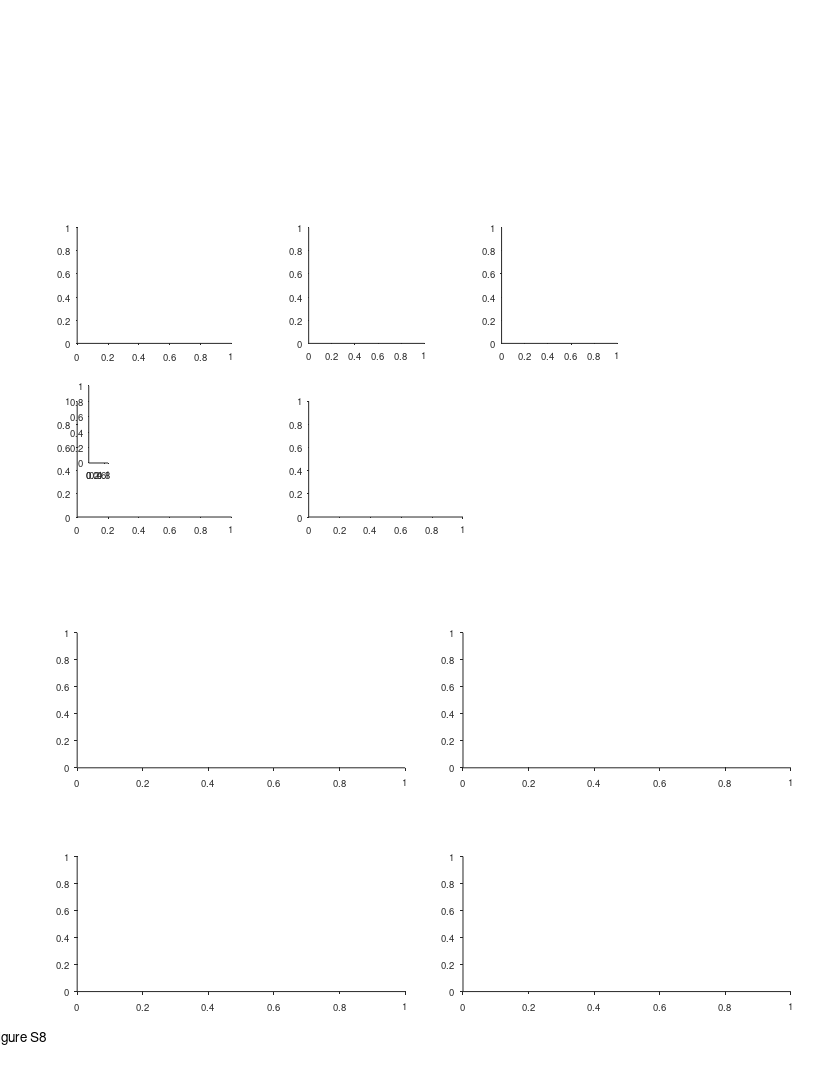

MATLAB code to generate this figure: (Note: this script raises an error after producing the figure.)
%% Replay - Fig supp 8 - reverse/forward + future+past + takeoff/landing/midair + ball1/ball2
%%
clear 
clc
close all

%% data options 
params_opt = 11; % decoding opt 
% params_opt = 21; % decoding opt (random walk = fixed speed)

%% plotting options

%% graphics params
TakeLandCategoriesOrder = {
    'Takeoff'
    'Mid-air'
    'Landing'};
ForRevCategoriesOrder = {
    'Forward'
    'Reverse'};
PastFutureCategoriesOrder = {
    'Past'
    'Future'};

hist_style = 'stairs';
% hist_style = 'bar';
switch hist_style 
    case 'stairs'
        hist_color_prop = 'EdgeColor';
    case 'bar'
        hist_color_prop = 'FaceColor';
end


%% define output files
res_dir =  'L:\paper_replay\figures';
mkdir(res_dir)
fig_name_str = 'Figure S8';
fig_caption_str = ' ';
log_name_str = [fig_name_str '_log_file' '.txt'];
log_name_str = strrep(log_name_str , ':', '-');
log_name_str = strrep(log_name_str , ' ', '_');
log_name_out = fullfile(res_dir, log_name_str);

%% open log file
diary off
diary(log_name_out)
diary on
disp('Log file');
disp(['created: ', datestr(clock)]);
disp('======================================================');
disp([fig_name_str ':' fig_caption_str]);   
disp('======================================================');
disp('');

%% create figure
% figure_size_cm = [21.0 29.7]; % ~A4
figure_size_cm = [21.6 27.9]; % ~US letter
close all
fig = figure;
% Some WYSIWYG options:
set(gcf,'DefaultAxesFontSize',7);
set(gcf,'DefaultAxesFontName','helvetica');
set(gcf,'DefaultAxesUnits','centimeters');
set(gcf,'PaperType','usletter')
% set(gcf,'PaperType','<custom>');
set(gcf,'PaperUnits','centimeters','PaperPosition',[0 0 figure_size_cm]);
set(gcf,'PaperOrientation','portrait');
set(gcf,'Units','centimeters','Position',get(gcf,'paperPosition')+[0 0 0 0]); % position on screen...
set(gcf, 'Renderer', 'painters');
% set(gcf, 'color', 'none');
set(groot, 'defaultAxesColor','None')
set(groot, 'defaultAxesTickDir', 'out');
set(groot,  'defaultAxesTickDirMode', 'manual');
annotation('textbox', [0.5 1 0 0], 'String',fig_name_str, 'HorizontalAlignment','center','Interpreter','none', 'FitBoxToText','on');

% create panels
clear panels
panels{1}(1) = axes('position', [2  19 4 3]);
panels{2}(1) = axes('position', [8  19 3 3]);
panels{3}(1) = axes('position', [13 19 3 3]);
panels{4}(1) = axes('position', [2 14.5 4 3]);
panels{4}(2) = axes('position', [2 14.5 .5 2]+[.3 1.4 0 0]);
panels{5}(1) = axes('position', [8 14.5 4 3]);

w = 8.5;
h = 3.5;
x = [2 12];
y = [8 2.2];
panels{6}(1,1) = axes('position', [x(1) y(1) w h]);
panels{6}(1,2) = axes('position', [x(2) y(1) w h]);
panels{6}(2,1) = axes('position', [x(1) y(2) w h]);
panels{6}(2,2) = axes('position', [x(2) y(2) w h]);

sdf = cellfun(@(x)x(:)', panels, 'UniformOutput', false);
sdf = [sdf{:}];
total_offset = [0 2.5];
for ii = 1:length(sdf)
    sdf(ii).Position([1 2]) = sdf(ii).Position([1 2]) + total_offset;
end

%% load data
if ~exist('events','var')

[exp_list,T] = decoding_get_inclusion_list();
T = T(exp_list,:);
clear exp_list
groupsummary(T,'bat_num')
if exist('bats_to_include','var')
    T = groupfilter(T,"bat_num",@(x)ismember(x,bats_to_include),'bat_num');
end
bats = unique(T.bat_num)

events = {};
for ii_exp = 1:height(T)
    % load exp data
    exp_ID = T.exp_ID{ii_exp};
    exp = exp_load_data(exp_ID,'details','rest');
    epoch_type = 'rest';
    [events_session, params] = decoding_load_events_quantification(exp_ID, epoch_type, params_opt, 'posterior');
    [~, TF] = decoding_apply_seq_inclusion_criteria([events_session.seq_model]);
    events_session(~TF) = [];
    if isempty(events_session)
        continue;
    end
    % assign resting ball num
    X = [exp.rest.events.start_ts];
    V = [exp.rest.events.ball_num];
    Xq = [events_session.peak_ts];
    [events_session.ball_num] = disperse( interp1(X, V, Xq, 'previous','extrap') );
    events{ii_exp} = events_session;
end
T.nEvents = cellfun(@length,events)';
sortrows( groupsummary(T,'bat_num',["median","mean","max","sum"],"nEvents"),"sum_nEvents", 'descend')
events = [events{:}];
seqs = [events.seq_model];
end

%% classify seq as forward / reverse 
gForRev = categorical([seqs.forward],[true false],{'Forward','Reverse'})';
gForRev = categorical(gForRev,ForRevCategoriesOrder);
nFor = sum(gForRev=='Forward');
nRev = sum(gForRev=='Reverse');
ForRev_binom_pval = myBinomTest(nFor,length(gForRev),0.5,'two');
disp('Comparing Forward vs. Reverse')
fprintf('Forward: n=%d, Reverse: n=%d, ratio=%.2g\n',nFor,nRev, nFor/nRev);
fprintf('Binomial test (two-sided), p=%.2g\n', ForRev_binom_pval);

%% classify seq as Takeoff / Landing (or non of them)
thr = 0.05;
gTakeLand = classify_replay_landing_takeoff_other(seqs,thr);
gTakeLand = categorical(gTakeLand,TakeLandCategoriesOrder);
nTakeoff = sum(gTakeLand=='Takeoff');
nLanding = sum(gTakeLand=='Landing');
nTakeoffLanding = nTakeoff + nLanding;
TakeLand_binom_pval = myBinomTest(nLanding,nTakeoffLanding,0.5,'two');
disp('Comparing Landing vs. takeoff')
fprintf('Landing: n=%d, Takeoff: n=%d, ratio=%.2g\n',nLanding,nTakeoff, nLanding/nTakeoff);
fprintf('Binomial test (two-sided), p=%.2g\n',TakeLand_binom_pval);

%% classify seq as (immediate) past / future
gPastFuture = categorical( ([events.ball_num] == 1 & [seqs.state_direction] == 1) | ...
                           ([events.ball_num] == 2 & [seqs.state_direction] == -1), ...
    [true false],{'Future','Past'})';
gPastFuture = categorical(gPastFuture,PastFutureCategoriesOrder);
nPast = sum(gPastFuture =='Past');
nFuture = sum(gPastFuture =='Future');
PastFuture_binom_pval = myBinomTest(nPast,length(gPastFuture),0.5,'two');
disp('Comparing (immediate) Past vs. Future')
fprintf('Past: n=%d, Future: n=%d, ratio=%.2g\n',nPast,nFuture, nPast/nFuture);
fprintf('Binomial test (two-sided), p=%.2g\n',PastFuture_binom_pval);


%% takeoff vs landing
axes(panels{1}(1))
cla
hold on
G = categorical(categories(gTakeLand));
gcounts = tabulate(gTakeLand);
counts = [gcounts{:,2}];
proportions = counts./sum(counts);
expectedProportion = [.05 .9 0.05];
p = myBinomTest(counts,sum(counts),expectedProportion,'two').*length(counts);
p(p==0)=realmin;
fprintf('\nboth balls: takeoff vs landing\n')
for ii = 1:length(p)
    fprintf('%s: P binom (two-sided) = %d\n',TakeLandCategoriesOrder{ii},p(ii));
end

xG = 1:length(G);
Y = proportions;
h=bar(xG,Y);
h.BarWidth = 0.75;
h.FaceColor = 0.5*[1 1 1];
hax=gca;
% hax.XTickLabel = TakeLandCategoriesOrder;
for ii = 1:length(G)
    x = ii+[-1 1].*h.BarWidth/2;
    y = expectedProportion(ii).*sum(Y);
    line(x, [y, y], 'Color', 'r', 'LineWidth', 2);
    x = ii;
    y = Y(ii)+0.001*max(Y);
%     text(x,y, "{\itP} < 10^{"+ceil(log10(p(ii)))+"}", horizontalAlignment = 'center',VerticalAlignment='bottom',FontSize=6);
    signifStr = genSignifStrAstricks(p(ii));
    str = {signifStr;"{\itn} = " + counts(ii)};
    text(x,y, str, horizontalAlignment = 'center',VerticalAlignment='bottom',FontSize=8);
end
% xlabel('Replay speed (m/s)', 'Units','normalized', 'Position',[0.5 -0.12]);
ylabel('Fraction', 'Units','normalized', 'Position',[-0.18 .5]);
hax=gca;
hax.TickLength(1) = [0.025];
hax.XRuler.TickLabelGapOffset = -1;
hax.YRuler.TickLabelGapOffset = 0;
hax.XLim = [min(xG) max(xG)] + [-1 1].*0.5;
hax.XTick = xG;
hax.XTickLabel = [];
for ii=1:length(TakeLandCategoriesOrder)
%     text(ii, hax.YLim(1)-0.15*range(hax.YLim), {TakeLandCategoriesOrder{ii},'zone'},'HorizontalAlignment','center','FontSize',7)
    text(ii, hax.YLim(1)-0.085*range(hax.YLim), TakeLandCategoriesOrder{ii},'HorizontalAlignment','center','FontSize',7)
    text(ii, hax.YLim(1)-0.18*range(hax.YLim), 'zone','HorizontalAlignment','center','FontSize',7)
end

%% takeoff vs landing - separated by balls
% for ii_ball = 1:2
% axes(panels{4}(ii_ball))
% cla
% hold on
% 
% events_ball_IX = [events.ball_num] == ii_ball;
% gTakeLand_by_ball = gTakeLand(events_ball_IX);
% G = categorical(categories(gTakeLand_by_ball));
% gcounts = tabulate(gTakeLand_by_ball);
% counts = [gcounts{:,2}];
% proportions = counts./sum(counts);
% expectedProportion = [.05 .9 0.05];
% expectedCounts = expectedProportion .* sum(counts);
% p = myBinomTest(counts,sum(counts),expectedProportion,'two').*length(counts);
% p(p==0)=realmin;
% xG = 1:length(G);
% 
% Y = proportions;
% h=bar(xG,Y);
% h.BarWidth = 0.75;
% h.FaceColor = 0.5*[1 1 1];
% hax=gca;
% hax.XTick = xG;
% hax.XTickLabel = TakeLandCategoriesOrder;
% for ii = 1:length(G)
%     x = ii+[-1 1].*h.BarWidth/2;
%     y = expectedProportion(ii).*sum(Y);
%     line(x, [y, y], 'Color', 'r', 'LineWidth', 2);
%     x = ii;
%     y = Y(ii)+0.001*max(Y);
% %     text(x,y, "{\itP} < 10^{"+ceil(log10(p(ii)))+"}", horizontalAlignment = 'center',VerticalAlignment='bottom',FontSize=6);
%     signifStr = genSignifStrAstricks(p(ii));
%     str = {signifStr;"{\itn} = " + counts(ii)};
%     text(x,y, str, horizontalAlignment = 'center',VerticalAlignment='bottom',FontSize=8);
% end
% % xlabel('Replay speed (m/s)', 'Units','normalized', 'Position',[0.5 -0.12]);
% ylabel('Fraction', 'Units','normalized', 'Position',[-0.2 .5]);
% hax=gca;
% hax.TickLength(1) = [0.025];
% hax.XRuler.TickLabelGapOffset = -1;
% hax.YRuler.TickLabelGapOffset = -1;
% hax.XLim = [min(xG) max(xG)] + [-1 1].*0.5;
% 
% end


%% Forward vs Reverse
axes(panels{3}(1))
cla
hold on
G = categorical(categories(gForRev));
gcounts = tabulate(gForRev);
counts = [gcounts{:,2}];
proportions = counts./sum(counts);
expectedProportion = [.5 .5];
expectedCounts = expectedProportion .* sum(counts);
p = myBinomTest(counts,sum(counts),expectedProportion,'two').*length(counts);
p(p==0)=realmin;
fprintf('\nboth balls: Forward vs Reverse\n')
for ii = 1:length(p)
    fprintf('%s: P binom (two-sided) = %d\n',ForRevCategoriesOrder{ii},p(ii));
end

xG = 1:length(G);
Y = proportions;
h=bar(xG,Y);
h.BarWidth = 0.75;
h.FaceColor = 0.5*[1 1 1];
hax=gca;
hax.XTick = xG;
hax.XTickLabel = ForRevCategoriesOrder;
for ii = 1:length(G)
    x = ii+[-1 1].*h.BarWidth/2;
    y = expectedProportion(ii).*sum(Y);
    line(x, [y, y], 'Color', 'r', 'LineWidth', 2);
    x = ii;
    y = Y(ii)+0.03*max(Y);
%     text(x,y, "{\itP} < 10^{"+ceil(log10(p(ii)))+"}", horizontalAlignment = 'center',VerticalAlignment='bottom',FontSize=6);
    signifStr = genSignifStrAstricks(p(ii));
    str = {signifStr;"{\itn} = " + counts(ii)};
    text(x,y, str, horizontalAlignment = 'center',VerticalAlignment='bottom',FontSize=8);
end
% xlabel('Replay speed (m/s)', 'Units','normalized', 'Position',[0.5 -0.12]);
ylabel('Fraction', 'Units','normalized', 'Position',[-0.2 .5]);
hax=gca;
hax.TickLength(1) = [0.025];
hax.XRuler.TickLabelGapOffset = -1;
hax.YRuler.TickLabelGapOffset = 0;
hax.XLim = [min(xG) max(xG)] + [-1 1].*0.5;
hax.YLim = [0 0.7];


%% Forward vs Reverse - separated by balls
% for ii_ball = 1:2
% axes(panels{5}(ii_ball))
% cla
% hold on
% 
% events_ball_IX = [events.ball_num] == ii_ball;
% gForRev_by_ball = gForRev(events_ball_IX);
% G = categorical(categories(gForRev_by_ball));
% gcounts = tabulate(gForRev_by_ball);
% counts = [gcounts{:,2}];
% proportions = counts./sum(counts);
% expectedProportion = [.5 .5];
% expectedCounts = expectedProportion .* sum(counts);
% p = myBinomTest(counts,sum(counts),expectedProportion,'two').*length(counts);
% p(p==0)=realmin;
% xG = 1:length(G);
% 
% Y = proportions;
% h=bar(xG,Y);
% h.BarWidth = 0.75;
% h.FaceColor = 0.5*[1 1 1];
% hax=gca;
% hax.XTick = xG;
% hax.XTickLabel = ForRevCategoriesOrder;
% for ii = 1:length(G)
%     x = ii+[-1 1].*h.BarWidth/2;
%     y = expectedProportion(ii).*sum(Y);
%     line(x, [y, y], 'Color', 'r', 'LineWidth', 2);
%     x = ii;
%     y = Y(ii)+0.001*max(Y);
% %     text(x,y, "{\itP} < 10^{"+ceil(log10(p(ii)))+"}", horizontalAlignment = 'center',VerticalAlignment='bottom',FontSize=6);
%     signifStr = genSignifStrAstricks(p(ii));
%     str = {signifStr;"{\itn} = " + counts(ii)};
%     text(x,y, str, horizontalAlignment = 'center',VerticalAlignment='bottom',FontSize=8);
% end
% % xlabel('Replay speed (m/s)', 'Units','normalized', 'Position',[0.5 -0.12]);
% ylabel('Fraction', 'Units','normalized', 'Position',[-0.2 .5]);
% hax=gca;
% hax.TickLength(1) = [0.025];
% hax.XRuler.TickLabelGapOffset = -1;
% hax.YRuler.TickLabelGapOffset = -1;
% hax.XLim = [min(xG) max(xG)] + [-1 1].*0.5;
% hax.YLim = [0 0.7];
% 
% end



%% Future vs Past
axes(panels{2}(1))
cla
hold on
G = categorical(categories(gPastFuture));
gcounts = tabulate(gPastFuture);
counts = [gcounts{:,2}];
proportions = counts./sum(counts);
expectedProportion = [.5 .5];
expectedCounts = expectedProportion .* sum(counts);
p = myBinomTest(counts,sum(counts),expectedProportion,'two').*length(counts);
p(p==0)=realmin;
fprintf('\nboth balls: Future vs Past\n')
for ii = 1:length(p)
    fprintf('%s: P binom (two-sided) = %d\n',PastFutureCategoriesOrder{ii},p(ii));
end

xG = 1:length(G);
Y = proportions;
h=bar(xG,Y);
h.BarWidth = 0.75;
h.FaceColor = 0.5*[1 1 1];
hax=gca;
hax.XTick = xG;
hax.XTickLabel = PastFutureCategoriesOrder;
for ii = 1:length(G)
    x = ii+[-1 1].*h.BarWidth/2;
    y = expectedProportion(ii).*sum(Y);
    line(x, [y, y], 'Color', 'r', 'LineWidth', 2);
    x = ii;
    y = Y(ii)+0.1*max(Y);
%     text(x,y, "{\itP} < 10^{"+ceil(log10(p(ii)))+"}", horizontalAlignment = 'center',VerticalAlignment='bottom',FontSize=6);
    signifStr = genSignifStrAstricks(p(ii));
    str = {signifStr;"{\itn} = " + counts(ii)};
    text(x,y, str, horizontalAlignment = 'center',VerticalAlignment='bottom',FontSize=8);
end
% xlabel('Replay speed (m/s)', 'Units','normalized', 'Position',[0.5 -0.12]);
ylabel('Fraction', 'Units','normalized', 'Position',[-0.2 .5]);
hax=gca;
hax.TickLength(1) = [0.025];
hax.XRuler.TickLabelGapOffset = -1;
hax.YRuler.TickLabelGapOffset = 0;
hax.XLim = [min(xG) max(xG)] + [-1 1].*0.5;
hax.YLim = [0 0.7];

%% Future vs Past - separated by balls
% for ii_ball = 1:2
% axes(panels{6}(ii_ball))
% cla
% hold on
% 
% events_ball_IX = [events.ball_num] == ii_ball;
% gPastFuture_by_ball = gPastFuture(events_ball_IX);
% G = categorical(categories(gPastFuture_by_ball));
% gcounts = tabulate(gPastFuture_by_ball);
% counts = [gcounts{:,2}];
% proportions = counts./sum(counts);
% expectedProportion = [.5 .5];
% expectedCounts = expectedProportion .* sum(counts);
% p = myBinomTest(counts,sum(counts),expectedProportion,'two').*length(counts);
% p(p==0)=realmin;
% xG = 1:length(G);
% 
% Y = proportions;
% h=bar(xG,Y);
% h.BarWidth = 0.75;
% h.FaceColor = 0.5*[1 1 1];
% hax=gca;
% hax.XTick = xG;
% hax.XTickLabel = PastFutureCategoriesOrder;
% for ii = 1:length(G)
%     x = ii+[-1 1].*h.BarWidth/2;
%     y = expectedProportion(ii).*sum(Y);
%     line(x, [y, y], 'Color', 'r', 'LineWidth', 2);
%     x = ii;
%     y = Y(ii)+0.001*max(Y);
% %     text(x,y, "{\itP} < 10^{"+ceil(log10(p(ii)))+"}", horizontalAlignment = 'center',VerticalAlignment='bottom',FontSize=6);
%     signifStr = genSignifStrAstricks(p(ii));
%     str = {signifStr;"{\itn} = " + counts(ii)};
%     text(x,y, str, horizontalAlignment = 'center',VerticalAlignment='bottom',FontSize=8);
% end
% % xlabel('Replay speed (m/s)', 'Units','normalized', 'Position',[0.5 -0.12]);
% ylabel('Fraction', 'Units','normalized', 'Position',[-0.2 .5]);
% % text(1.6,0.5,"Ball "+ii_ball,'Units','normalized','FontSize',10,'HorizontalAlignment','center');
% hax=gca;
% hax.TickLength(1) = [0.025];
% hax.XRuler.TickLabelGapOffset = -1;
% hax.YRuler.TickLabelGapOffset = -1;
% hax.XLim = [min(xG) max(xG)] + [-1 1].*0.5;
% hax.YLim = [0 0.7];
% 
% end









%% Takeoff/Landing X Past/Future X Forward/Reverse
axes(panels{4}(1))
cla reset
hold on

% from fig 2  (start) ---------------
TakeLand_thr = 0.05;
g = gTakeLand .* gPastFuture;
[N,G] = histcounts(g);
N = reshape(N,2,3)';
G = reshape(G,2,3)';
takeoff_IX = find(all(contains(G,'Takeoff'),2));
midair_IX = find(all(contains(G,'Mid-air'),2));
landing_IX = find(all(contains(G,'Landing'),2));
new_order = [takeoff_IX midair_IX landing_IX];
N = N(new_order,:);
G = G(new_order,:);
N([1 3],:) = N([1 3],:)./TakeLand_thr;
N([2],:) = N([2],:)./(1-2*TakeLand_thr);
N = N ./ sum(N,"all");
% from fig 2  (end) ---------------

g = gTakeLand .* gPastFuture .*gForRev;
[N,G] = histcounts(g);
N = reshape(N,2,2,3);
G = reshape(G,2,2,3);
N = permute(N,[3 2 1]);
G = permute(G,[3 2 1]);
new_order = [takeoff_IX midair_IX landing_IX];  
N = N(new_order,:,:);
G = G(new_order,:,:);

N([1 3],:,:) = N([1 3],:,:)./TakeLand_thr;
N([2],  :,:) = N([2],  :,:)./(1-2*TakeLand_thr);
N = N ./ sum(N,"all");

w = 0.28;
x = linspace(0,1,3);
hs = (x(2)-x(1))*0.35;
clear hb1 hb2
hb1 = bar(x-hs/2,   squeeze(N(:,1,:)), w, 'stacked');
hb2 = bar(x+hs/2,   squeeze(N(:,2,:)), w, 'stacked');
hb1(1).FaceColor = 'flat';
hb1(2).FaceColor = 'flat';
hb2(1).FaceColor = 'flat';
hb2(2).FaceColor = 'flat';
hb1(1).CData = 0.00*[1 1 1];
hb1(2).CData = 0.35*[1 1 1];
hb2(1).CData = 0.85*[1 1 1];
hb2(2).CData = 1.00*[1 1 1];
% hb1(1).FaceColor = 0.0*[1 1 1];
% hb1(2).FaceColor = 0.0*[1 1 1];
% hb2(1).FaceColor = 1.0*[1 1 1];
% hb2(2).FaceColor = 1.0*[1 1 1];
% plot(hb1(1).XData+w/4.*[-1 1]',hb1(1).YData([1 1;2 2;3 3]'),'w','LineWidth',1.1);
% plot(hb2(1).XData+w/4.*[-1 1]',hb2(1).YData([1 1;2 2;3 3]'),'k','LineWidth',1.1);
% hb1(1).EdgeColor = 'w';
% hb1(2).EdgeColor = 'w';
% hb2(1).EdgeColor = 'k';
% hb2(2).EdgeColor = 'k';
xlim([0 1]+w.*[-1 1])
xticklabels()
hax=gca;
hax.XTickLabel = [];
for ii=1:length(TakeLandCategoriesOrder)
%     text(x(ii), hax.YLim(1)-0.15*range(hax.YLim), {TakeLandCategoriesOrder{ii},'zone'},'HorizontalAlignment','center','FontSize',7)
    text(x(ii), hax.YLim(1)-0.085*range(hax.YLim), TakeLandCategoriesOrder{ii},'HorizontalAlignment','center','FontSize',7)
    text(x(ii), hax.YLim(1)-0.18*range(hax.YLim), 'zone','HorizontalAlignment','center','FontSize',7)
end

ylabel('Fraction')

%% add legend 
clc
axes(panels{4}(2))
cla reset
hold on
axis off
axis ij

V = [.2 0; .2 .7; .8 .7; .8 0];
F = [1 2 3 4 1];
h=patch('Faces',F,'Vertices',V+[0 1]*1); h.FaceColor=[1 1 1]*.1;
h=patch('Faces',F,'Vertices',V+[0 1]*2); h.FaceColor=[1 1 1]*.3;
h=patch('Faces',F,'Vertices',V+[0 1]*3); h.FaceColor=[1 1 1]*.7;
h=patch('Faces',F,'Vertices',V+[0 1]*4); h.FaceColor=[1 1 1]*.9;

% x = [0.2 0.2 .8 .8];
% y = [0 .7 .7 0];
% h=patch('XData',x, 'YData', y+1, 'FaceColor','Flat')
% patch(x,y+1, 'r', 'FaceColor','Flat', 'CData',0.35*[1 1 1])
% patch(x,y+2, 'r', 'FaceColor','Flat', 'CData',0.35*[1 1 1])
% patch(x,y+3, 'r', 'FaceColor','Flat', 'CData',0.35*[1 1 1])
% patch(x,y+4, 'r', 'FaceColor','Flat', 'CData',0.35*[1 1 1])
% patch(x,y+2, 0.*[1 1 1])
% patch(x,y+3, 0.85*[1 1 1])
% patch(x,y+4, 1.0*[1 1 1])
x = 1.1;
y = [1:4]+0.35;
font_size = 7;
text(x,y(1),'Past forward','FontSize',font_size,'HorizontalAlignment','left','VerticalAlignment','middle')
text(x,y(2),'Past reverse','FontSize',font_size,'HorizontalAlignment','left','VerticalAlignment','middle')
text(x,y(3),'Future forward','FontSize',font_size,'HorizontalAlignment','left','VerticalAlignment','middle')
text(x,y(4),'Future reverse','FontSize',font_size,'HorizontalAlignment','left','VerticalAlignment','middle')
xlim([0 1])
ylim([0 5])

%% replay distance from current location
axes(panels{5}(1))
cla reset
hold on
x = abs([seqs.middle_pos_norm] - interp1([1 2],[0 1],[events.rest_ball_num]));
histogram(x,'BinWidth',0.05,'BinLimits',[0 1],'DisplayStyle','stairs','Normalization','probability','EdgeColor','k');
% gTakeLand = reordercats(gTakeLand,["Takeoff","Mid-air","Landing"]);
% G = categories(gTakeLand);
% for ii_g = 1:length(G)
%     gcurr = G{ii_g};
%     IX = gTakeLand==gcurr;
% %     IX = IX & gForRev=="Forward";
% %     IX = IX & gForRev=="Reverse";
%     seqs_g = seqs(IX);
%     events_g = events(IX);
%     x = abs([seqs_g.middle_pos_norm] - interp1([1 2],[0 1],[events_g.rest_ball_num]));
%     histogram(x,'BinWidth',0.05,'BinLimits',[0 1],'DisplayStyle','stairs','DisplayName',gcurr,'Normalization','probability');
% end
xlim([0 1])
xticks([0 1])
% legend('Box','off')
xlabel({'Distance of awake replay';'from current position (norm.)'},'units','normalized','position',[0.5 -.05])
ylabel('Probability')








%% ========================================================================

%% plot replay start/end position histograms (per forward/reverse replays)
nbins = 100;
cmap = brewermap(100,'RdBu');
clrs = cmap([0.9 0.1].*size(cmap,1),:);
directions = [1 -1];
g = gForRev';
for ii_dir = 1:length(directions)
    seqs_dir_TF = [seqs.state_direction]==directions(ii_dir);

    axes(panels{6}(1,ii_dir))
    cla reset
    hold on
    x = [seqs.start_pos_norm];
    histogram(x(g=='Forward' & seqs_dir_TF),linspace(0,1,nbins+1),'Normalization','count',hist_color_prop,clrs(1,:),'DisplayStyle',hist_style);
    histogram(x(g=='Reverse' & seqs_dir_TF),linspace(0,1,nbins+1),'Normalization','count',hist_color_prop,clrs(2,:),'DisplayStyle',hist_style);
%     h=legend('Forward','Reverse');
%     h.Box='off';
    xlabel('Start position of replay (norm.)')
    ylabel('Counts')
    hax=gca;
    hax.XRuler.TickLabelGapOffset = -1;

    axes(panels{6}(2,ii_dir))
    cla
    hold on
    x = [seqs.end_pos_norm];
    histogram(x(g=='Forward' & seqs_dir_TF),linspace(0,1,nbins+1),'Normalization','count',hist_color_prop,clrs(1,:),'DisplayStyle',hist_style);
    histogram(x(g=='Reverse' & seqs_dir_TF),linspace(0,1,nbins+1),'Normalization','count',hist_color_prop,clrs(2,:),'DisplayStyle',hist_style);
    xlabel('End position of replay (norm.)')
    ylabel('Counts')
    hax=gca;
    hax.XRuler.TickLabelGapOffset = -1;
end

% set ylimits
panels{6}(1,1).YLim = [0 80];
panels{6}(2,1).YLim = [0 180];
panels{6}(1,2).YLim = [0 120];
panels{6}(2,2).YLim = [0 150];

for ii=1:numel(panels{6})
    pnl = panels{6}(ii); axes(pnl);
    text(0,-0.24*range(pnl.YLim),{'Resting';'platform 1'},'HorizontalAlignment','center','FontSize',8);
    text(1,-0.24*range(pnl.YLim),{'Resting';'platform 2'},'HorizontalAlignment','center','FontSize',8);
end

% pointers to takeoff/landing in the histogram (dir 1)
TL_fnt_sz = 7;
h=annotation('textarrow');
h.Parent=panels{6}(1,1);
h.X = 0.011*[1 1];
h.Y = 45+[0 -7];
h.String = '    Takeoffs';
h.FontSize = TL_fnt_sz; h.HeadLength = 4; h.HeadWidth = 4;

h=annotation('textarrow');
h.Parent=panels{6}(1,1);
h.X = 0.052*[1 1];
h.Y = 22+[0 -7];
h.String = {'           Reverse','           takeoffs'};
h.FontSize = TL_fnt_sz; h.HeadLength = 4; h.HeadWidth = 4;

h=annotation('textarrow');
h.Parent=panels{6}(1,1);
h.X = 0.92.*[1 1];
h.Y = 75+[0 -7];
h.String = {'Landings          '};
h.FontSize = TL_fnt_sz; h.HeadLength = 4; h.HeadWidth = 4;

h=annotation('textarrow');
h.Parent=panels{6}(1,1);
h.X = 0.985*[1 1];
h.Y = 70+[0 -7];
h.String = {'            Reverse';'            landings'};
h.FontSize = TL_fnt_sz; h.HeadLength = 4; h.HeadWidth = 4;

h=annotation('textarrow');
h.Parent=panels{6}(2,1);
h.X = 0.005*[1 1];
h.Y = 61+[0 -30];
h.String = {'     Reverse','     takeoffs'};
h.FontSize = TL_fnt_sz; h.HeadLength = 4; h.HeadWidth = 4;

h=annotation('textarrow');
h.Parent=panels{6}(2,1);
h.X = 0.05*[1 1];
h.Y = 35+[0 -15];
h.String = {'        Takeoffs'};
h.FontSize = TL_fnt_sz; h.HeadLength = 4; h.HeadWidth = 4;

h=annotation('textarrow');
h.Parent=panels{6}(2,1);
h.X = 0.985*[1 1];
h.Y = 180+[0 -12];
h.String = 'Landings';
h.FontSize = TL_fnt_sz; h.HeadLength = 4; h.HeadWidth = 4;

h=annotation('textarrow');
h.Parent=panels{6}(2,1);
h.X = 0.93*[1 1];
h.Y = 60+[0 -12];
h.String = {'Reverse          ','landings          '};
h.FontSize = TL_fnt_sz; h.HeadLength = 4; h.HeadWidth = 4;

% pointers to takeoff/landing in the histogram (dir 2)
h=annotation('textarrow');
h.Parent=panels{6}(1,2);
h.X = 0.015*[1 1];
h.Y = 110+[0 -12];
h.String = {'     Reverse','     landings'};
h.FontSize = TL_fnt_sz; h.HeadLength = 4; h.HeadWidth = 4;

h=annotation('textarrow');
h.Parent=panels{6}(1,2);
h.X = 0.06*[1 1];
h.Y = 65+[0 -12];
h.String = '          Landings';
h.FontSize = TL_fnt_sz; h.HeadLength = 4; h.HeadWidth = 4;

h=annotation('textarrow');
h.Parent=panels{6}(1,2);
h.X = 0.99*[1 1];
h.Y = 70+[0 -20];
h.String = '       Takeoffs';
h.FontSize = TL_fnt_sz; h.HeadLength = 4; h.HeadWidth = 4;

h=annotation('textarrow');
h.Parent=panels{6}(1,2);
h.Units='normalized';
h.X = 0.95+[0 0];
h.Y = 47+[0 -15];
h.String = {'Reverse          ','takeoffs          '};
h.FontSize = TL_fnt_sz; h.HeadLength = 4; h.HeadWidth = 4;

h=annotation('textarrow');
h.Parent=panels{6}(2,2);
h.X = 0.015*[1 1];
h.Y = 140+[0 -15];
h.String = '    Landings';
h.FontSize = TL_fnt_sz; h.HeadLength = 4; h.HeadWidth = 4;

h=annotation('textarrow');
h.Parent=panels{6}(2,2);
h.X = 0.07*[1 1];
h.Y = 65+[0 -15];
h.String = {'       Reverse','       landings'};
h.FontSize = TL_fnt_sz; h.HeadLength = 4; h.HeadWidth = 4;

h=annotation('textarrow');
h.Parent=panels{6}(2,2);
h.X = 0.99*[1 1];
h.Y = 60+[0 -20];
h.String = {'       Reverse','       takeoffs'};
h.FontSize = TL_fnt_sz; h.HeadLength = 4; h.HeadWidth = 4;

h=annotation('textarrow');
h.Parent=panels{6}(2,2);
h.Units='normalized';
h.X = 0.93+[0 0];
h.Y = 50+[0 -15];
h.String = {'Takeoffs         '};
h.FontSize = TL_fnt_sz; h.HeadLength = 4; h.HeadWidth = 4;

%% legend (dir 1)
pnl = panels{6}(1,1);
axes(pnl);
h=annotation('textarrow');
h.Units='centimeters';
h.X = pnl.Position(1) + pnl.Position(3).*[0.6 0.8];
h.Y = pnl.Position(2) + pnl.Position(4).*[1.1 1.1];
h.Text.HorizontalAlignment = 'right';
h.String = 'For map of direction  '; h.FontSize = 9;

h=annotation('textarrow');
h.Units='centimeters';
h.X = pnl.Position(1) + pnl.Position(3).*[0.6 0.7];
h.Y = pnl.Position(2) + pnl.Position(4).*[0.9 0.9];
h.Color = clrs(1,:); h.String = 'Forward  '; h.FontSize = 9;
h.HeadLength = 5; h.HeadWidth = 8;

h=annotation('textarrow');
h.Units='centimeters';
h.X = pnl.Position(1) + pnl.Position(3).*[0.7 0.6];
h.Y = pnl.Position(2) + pnl.Position(4).*[0.73 0.73];
h.Color = clrs(2,:);
h.Text.HorizontalAlignment = 'right';
h.String = 'Reverse           '; h.FontSize = 9;
h.HeadLength = 5; h.HeadWidth = 8;

%% legend (dir 2)
pnl = panels{6}(1,2);
axes(pnl);
h=annotation('textarrow');
h.Units='centimeters';
h.X = pnl.Position(1) + pnl.Position(3).*[0.8 0.6];
h.Y = pnl.Position(2) + pnl.Position(4).*[1.1 1.1];
h.Text.HorizontalAlignment = 'right';
h.String = 'For map of direction                    '; h.FontSize = 9;

h=annotation('textarrow');
h.Units='centimeters';
h.X = pnl.Position(1) + pnl.Position(3).*[0.7 0.6];
h.Y = pnl.Position(2) + pnl.Position(4).*[0.9 0.9];
h.Text.HorizontalAlignment = 'right';
h.Color = clrs(1,:); h.String = 'Forward           '; h.FontSize = 9;
h.HeadLength = 5; h.HeadWidth = 8;

h=annotation('textarrow');
h.Units='centimeters';
h.X = pnl.Position(1) + pnl.Position(3).*[0.6 0.7];
h.Y = pnl.Position(2) + pnl.Position(4).*[0.73 0.73];
h.Color = clrs(2,:);
h.String = 'Reverse  '; h.FontSize = 9;
h.HeadLength = 5; h.HeadWidth = 8;


%% ========================================================================



%% add panel letters
font_size = 11;
axes(panels{1}(1))
text(-0.25,1.1, 'A', 'Units','normalized','FontWeight','bold','FontSize',font_size);
axes(panels{2}(1))
text(-0.4,1.1, 'B', 'Units','normalized','FontWeight','bold','FontSize',font_size);
axes(panels{3}(1))
text(-0.3,1.1, 'C', 'Units','normalized','FontWeight','bold','FontSize',font_size);
axes(panels{4}(1))
text(-0.25,1.1, 'D', 'Units','normalized','FontWeight','bold','FontSize',font_size);
axes(panels{5}(1))
text(-0.28,1.1, 'E', 'Units','normalized','FontWeight','bold','FontSize',font_size);
axes(panels{6}(1,1))
text(-0.115,1.1, 'F', 'Units','normalized','FontWeight','bold','FontSize',font_size);
axes(panels{6}(2,1))
text(-0.115,1.1, 'G', 'Units','normalized','FontWeight','bold','FontSize',font_size);

%% add line titles
% axes(panels{1}(1))
% text(-0.7,0.5,{"Both landing","balls"},'Units','normalized','FontSize',10,'HorizontalAlignment','center');
% axes(panels{4}(1))
% text(-0.7,0.5,{"Ball 1"},'Units','normalized','FontSize',10,'HorizontalAlignment','center');
% axes(panels{4}(2))
% text(-0.7,0.5,{"Ball 2"},'Units','normalized','FontSize',10,'HorizontalAlignment','center');

%%
fig_name = sprintf('%s_decoding_opt_%d',fig_name_str, params_opt);
file_out = fullfile(res_dir, fig_name);
print(gcf, file_out, '-dpdf', '-cmyk', '-painters');
disp('figure saved!')


%%
function str = genSignifStrAstricks(pval)
if pval < 0.001
    str = '***';
elseif pval < 0.01
    str = '**';
elseif pval < 0.05
    str = '*';
else
    str = 'n.s.';
end
end